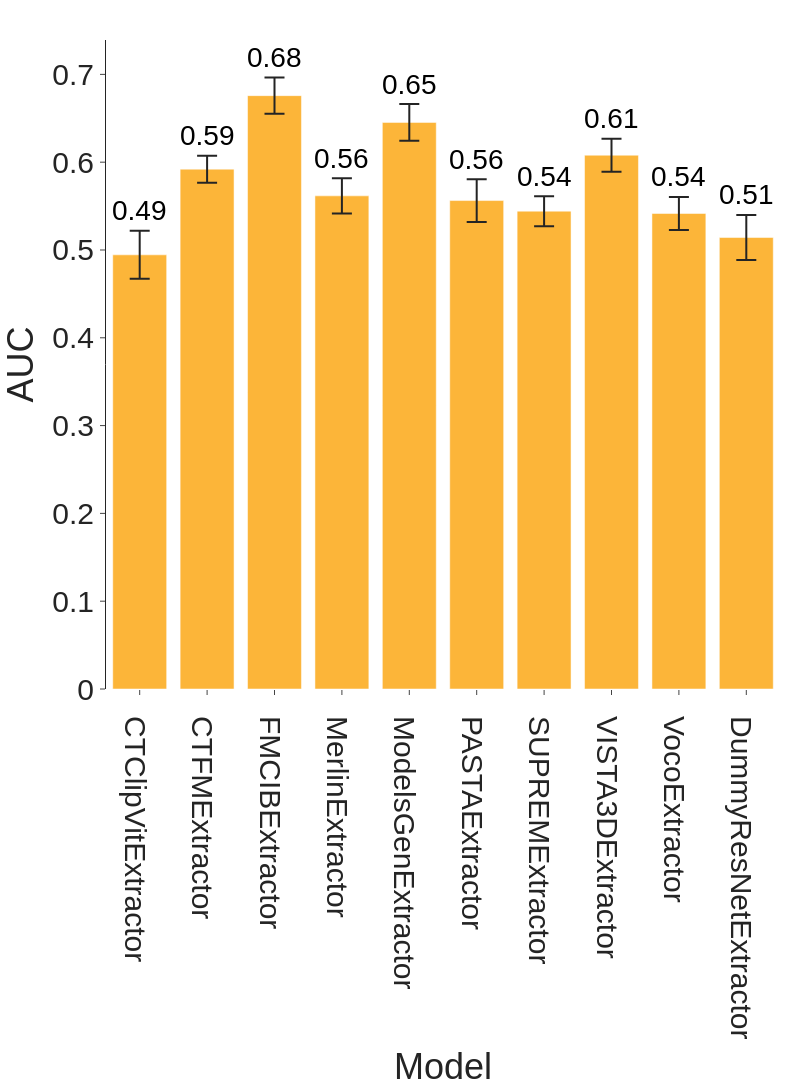

Here is the notebook cell this chart was saved with:
### Code cell
# Plot test accuracies
fig = plot_model_comparison(test_accuracies_dict, font_size=30, height=1200, width=800, marker_color="#FCA308")
fig.show() # Show the plot

### Figure 1 — Plotly figure (JSON) as saved in the notebook; plotly's stock layout.template omitted (floating-point values rounded to 4 significant figures)
{"data": [{"error_y": {"array": [0.02732, 0.01542, 0.02065, 0.02016, 0.02087, 0.0243, 0.0171, 0.01873, 0.01883, 0.02574], "arrayminus": [0.02732, 0.01542, 0.02065, 0.02016, 0.02087, 0.0243, 0.0171, 0.01873, 0.01883, 0.02574], "width": 10}, "hovertemplate": "Model=%{x}<br>AUC=%{y}<extra></extra>", "legendgroup": "", "marker": {"color": "#FCA308", "opacity": 0.8, "pattern": {"shape": ""}}, "name": "", "orientation": "v", "showlegend": false, "textposition": "auto", "type": "bar", "x": ["CTClipVitExtractor", "CTFMExtractor", "FMCIBExtractor", "MerlinExtractor", "ModelsGenExtractor", "PASTAExtractor", "SUPREMExtractor", "VISTA3DExtractor", "VocoExtractor", "DummyResNetExtractor"], "xaxis": "x", "y": [0.4945, 0.592, 0.6758, 0.5617, 0.6453, 0.5563, 0.5442, 0.6079, 0.5416, 0.5142], "yaxis": "y"}], "layout": {"annotations": [{"font": {"color": "black", "size": 28}, "showarrow": false, "text": "0.49", "x": "CTClipVitExtractor", "y": 0.5218, "yshift": 20}, {"font": {"color": "black", "size": 28}, "showarrow": false, "text": "0.59", "x": "CTFMExtractor", "y": 0.6075, "yshift": 20}, {"font": {"color": "black", "size": 28}, "showarrow": false, "text": "0.68", "x": "FMCIBExtractor", "y": 0.6964, "yshift": 20}, {"font": {"color": "black", "size": 28}, "showarrow": false, "text": "0.56", "x": "MerlinExtractor", "y": 0.5818, "yshift": 20}, {"font": {"color": "black", "size": 28}, "showarrow": false, "text": "0.65", "x": "ModelsGenExtractor", "y": 0.6662, "yshift": 20}, {"font": {"color": "black", "size": 28}, "showarrow": false, "text": "0.56", "x": "PASTAExtractor", "y": 0.5806, "yshift": 20}, {"font": {"color": "black", "size": 28}, "showarrow": false, "text": "0.54", "x": "SUPREMExtractor", "y": 0.5613, "yshift": 20}, {"font": {"color": "black", "size": 28}, "showarrow": false, "text": "0.61", "x": "VISTA3DExtractor", "y": 0.6267, "yshift": 20}, {"font": {"color": "black", "size": 28}, "showarrow": false, "text": "0.54", "x": "VocoExtractor", "y": 0.5604, "yshift": 20}, {"font": {"color": "black", "size": 28}, "showarrow": false, "text": "0.51", "x": "DummyResNetExtractor", "y": 0.5399, "yshift": 20}], "barmode": "relative", "font": {"family": "Arial", "size": 30}, "height": 1200, "legend": {"tracegroupgap": 0}, "margin": {"b": 20, "l": 20, "r": 20, "t": 40}, "showlegend": false, "title": {"x": 0.5, "xanchor": "center"}, "width": 800, "xaxis": {"anchor": "y", "domain": [0, 1], "showgrid": false, "showline": false, "tickfont": {"size": 30}, "title": {"text": "Model"}}, "yaxis": {"anchor": "x", "domain": [0, 1], "showgrid": false, "tickfont": {"size": 30}, "title": {"text": "AUC"}}}}
